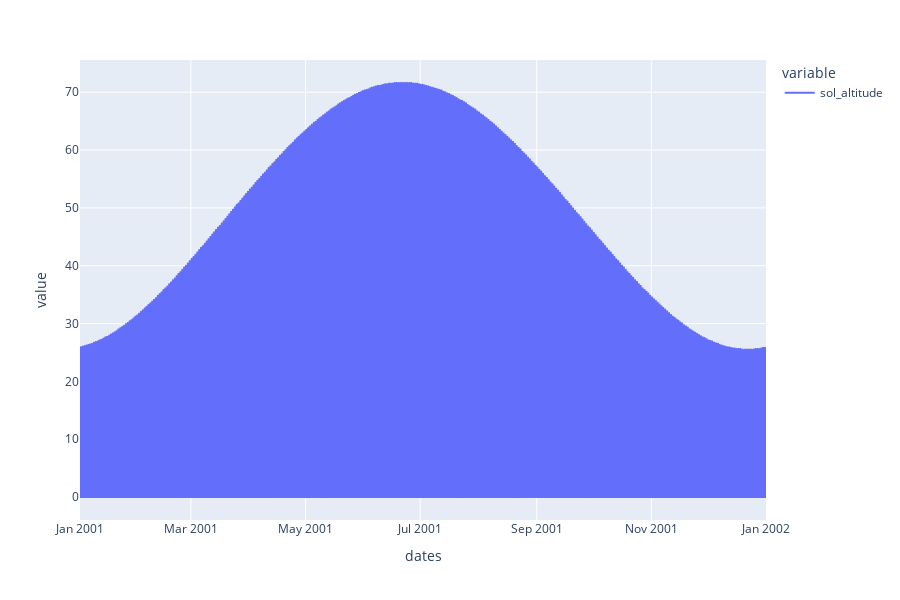

Notebook cell for this chart:
### Code cell
import plotly.express as px

datos = outdoor.variables_dataframe()
fig = px.line(datos,x='dates',y=['sol_altitude'],height=600)
fig.show()

### Figure 1 — Plotly figure (JSON) as saved in the notebook; plotly's stock layout.template omitted (floating-point values rounded to 4 significant figures; data arrays with more than 128 entries replaced by an {"elided": "..."} marker saying what was removed)
{"data": [{"hovertemplate": "variable=sol_altitude<br>dates=%{x}<br>value=%{y}<extra></extra>", "legendgroup": "sol_altitude", "line": {"color": "#636efa", "dash": "solid"}, "marker": {"symbol": "circle"}, "mode": "lines", "name": "sol_altitude", "showlegend": true, "type": "scattergl", "x": {"elided": "35040 str values"}, "xaxis": "x", "y": {"elided": "35040 float values"}, "yaxis": "y"}], "layout": {"height": 600, "legend": {"title": {"text": "variable"}, "tracegroupgap": 0}, "margin": {"t": 60}, "xaxis": {"anchor": "y", "domain": [0, 1], "title": {"text": "dates"}}, "yaxis": {"anchor": "x", "domain": [0, 1], "title": {"text": "value"}}}}
